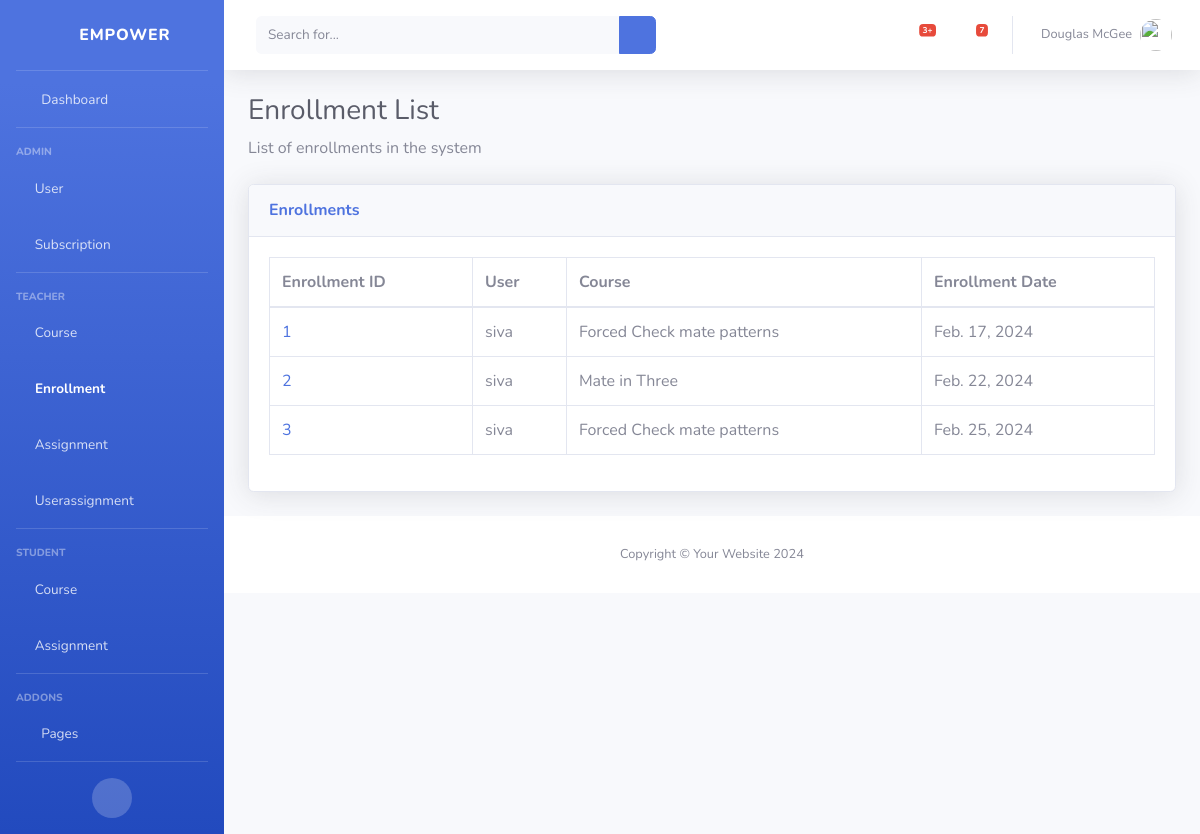
The app's page /enrollments/, older data.
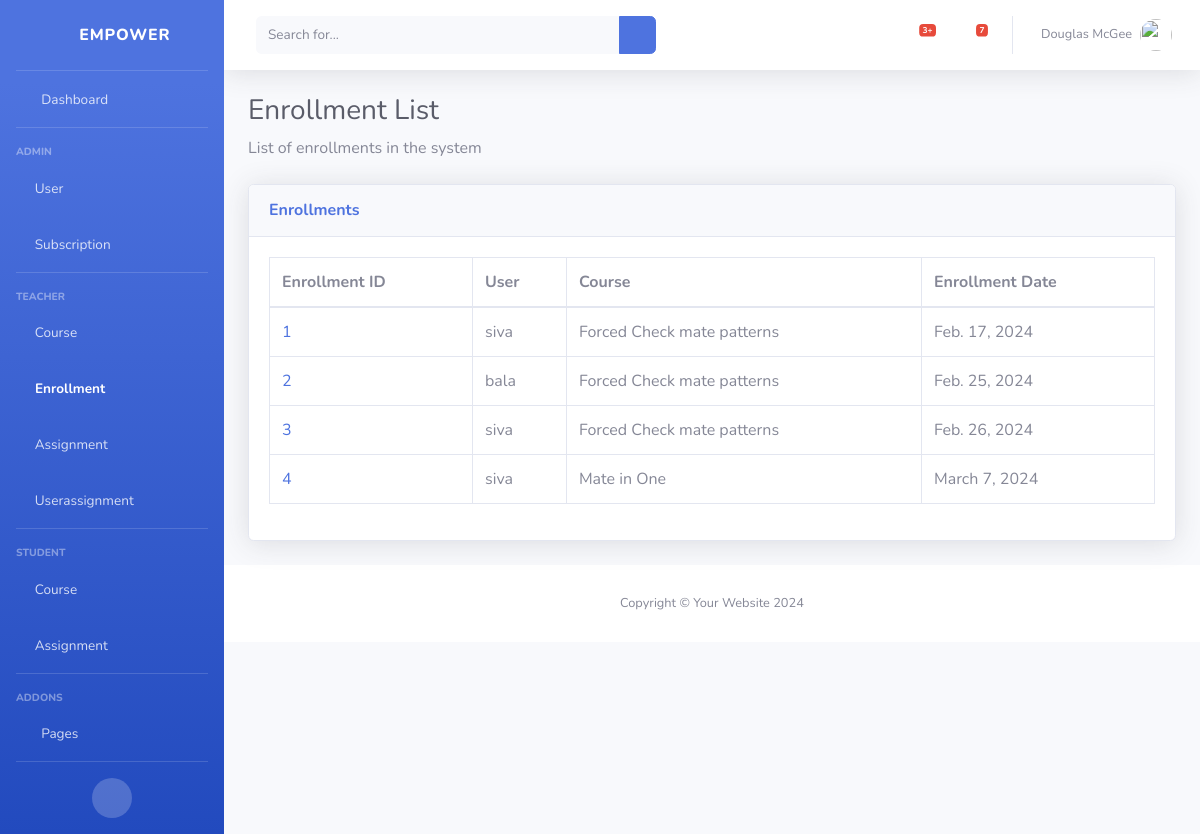
The same page, newer data.
### classRoom/models.py (models this page shows)
class Enrollment(models.Model):
    id = models.AutoField(primary_key=True)
    user = models.ForeignKey(User, on_delete=models.CASCADE)
    course = models.ForeignKey(Course, on_delete=models.CASCADE)
    enrollment_date = models.DateField()

class User(models.Model):
    id = models.AutoField(primary_key=True)
    username = models.CharField(max_length=50)
    password = models.CharField(max_length=50)
    email = models.EmailField()

class Course(models.Model):
    id = models.AutoField(primary_key=True)
    course_name = models.CharField(max_length=100)
    course_description = models.TextField()

### classRoom/views.py (the view)
# urls.py: path('enrollments/',view_enrollments,name="view_enrollments"),
def view_enrollments(request):
    enrollments = Enrollment.objects.all()
    return render(request, "view_enrollments.html", {'enrollments': enrollments})

### classRoom/templates/view_enrollments.html
{% extends 'base.html' %}
{% block content %}
<h1 class="h3 mb-2 text-gray-800">Enrollment List</h1>
<p class="mb-4">List of enrollments in the system</p>
<div class="card shadow mb-4">
    <div class="card-header py-3">
        <h6 class="m-0 font-weight-bold text-primary">Enrollments</h6>
    </div>
    <div class="card-body">
        <div class="table-responsive">
            <table class="table table-bordered" id="dataTable" width="100%" cellspacing="0">
                <thead>
                    <tr>
                        <th>Enrollment ID</th>
                        <th>User</th>
                        <th>Course</th>
                        <th>Enrollment Date</th>
                    </tr>
                </thead>
                <tbody>
                    {% for enrollment in enrollments %}
                        <tr>
                            <td><a href="/enrollment/{{ enrollment.id }}/">{{ enrollment.id }}</a></td>
                            <td>{{ enrollment.user.username }}</td>
                            <td>{{ enrollment.course.course_name }}</td>
                            <td>{{ enrollment.enrollment_date }}</td>
                        </tr>
                    {% endfor %}
                </tbody>
            </table>
        </div>
    </div>
</div>
{% endblock %}

Row changes from the older to the newer data that the page shows:
changed Enrollment id 2: user.username "siva" → "bala"; course.course_name "Mate in Three" → "Forced Check mate patterns"; enrollment_date "Feb. 22, 2024" → "Feb. 25, 2024"
changed Enrollment id 3: enrollment_date "Feb. 25, 2024" → "Feb. 26, 2024"
added Enrollment: id "4", user.username "siva", course.course_name "Mate in One", enrollment_date "March 7, 2024"
